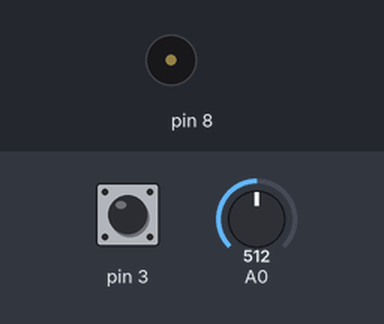
Bench run of a sketch on a simulated Arduino Uno, built with avr-gcc and run on an emulated ATmega328P. On the bench: buzzer (waves = sounding). The inputs (shaded band) are chosen by the test bench; at power-on: pin 3 HIGH, A0 = 512. EEPROM starts erased.

Above: at 1.2 s.
1.3 s: pin 3 pulsed LOW 2 times (0.12 s each, 0.3 s apart)
At 1.47 s:
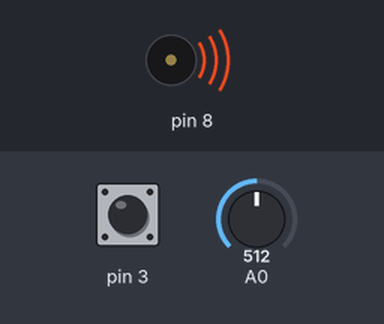
Timing chart, 0 to 4.3 s (numbered marks = the images above; inputs shaded):
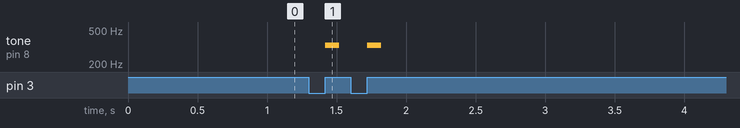

The sketch:

MARIO_2.ino
```cpp
#include "pitches.h"
#include <EEPROM.h>

int melody[] = {
  NOTE_E4,NOTE_E4,NOTE_E4,0,NOTE_C4,NOTE_E4,NOTE_G4,0,
  NOTE_C4,NOTE_G3,0,NOTE_E3,0,NOTE_A3,NOTE_B3,0,NOTE_AS3,NOTE_A3,
  NOTE_G3,NOTE_E4,NOTE_G4,NOTE_A4,NOTE_F4,NOTE_G4,0,NOTE_E4,NOTE_C4,NOTE_D4,NOTE_B3,
  NOTE_C4,NOTE_G3,0,NOTE_E3,0,NOTE_A3,NOTE_B3,0,NOTE_AS3,NOTE_A3,
  NOTE_G3,NOTE_E4,NOTE_G4,NOTE_A4,NOTE_F4,NOTE_G4,0,NOTE_E4,NOTE_C4,NOTE_D4,NOTE_B3
};

// note durations: 4 = quarter note, 8 = eighth note, etc.
int noteDurations[] = {
  10,5,10,13,10,5,4,4,
  3,10,8,8,13,5,10,13,10,5,
  8,8,8,8,10,10,13,5,10,10,5,
  3,10,8,8,13,5,10,13,10,5,
  8,8,8,8,10,10,13,5,10,10,5
};

int val;
void setup()
{
  Serial.begin(9600);
  pinMode(3,INPUT);
   val = EEPROM.read(1);
   if(val>=50) val = 0;
}

void loop() {
  if(digitalRead(3)==0)
  {
    delay(30);
    while(digitalRead(3)==0);
    {
      for (int thisNote = val; thisNote < 50; thisNote++)
      {
        int noteDuration = 1000 / noteDurations[thisNote];
        tone(8, melody[thisNote], noteDuration);
        int pauseBetweenNotes = noteDuration * 1.30;
        delay(pauseBetweenNotes);
        noTone(8);
        val++;
        EEPROM.write(1,val);
        if(val>=50) val = 0;
        if(analogRead(A0) >=300)
        {
          val = 0;
          break;
        }
        if(digitalRead(3)==0)
        {
          while(digitalRead(3)==0);
          delay(30);
          Serial.println(EEPROM.read(1));
          break;
        }
      }
    }
  }
}
```

pitches.h
```cpp
/*************************************************
 * Public Constants
 *************************************************/

#define NOTE_B0  31
#define NOTE_C1  33
#define NOTE_CS1 35
#define NOTE_D1  37
#define NOTE_DS1 39
#define NOTE_E1  41
#define NOTE_F1  44
#define NOTE_FS1 46
#define NOTE_G1  49
#define NOTE_GS1 52
#define NOTE_A1  55
#define NOTE_AS1 58
#define NOTE_B1  62
#define NOTE_C2  65
#define NOTE_CS2 69
#define NOTE_D2  73
#define NOTE_DS2 78
#define NOTE_E2  82
#define NOTE_F2  87
#define NOTE_FS2 93
#define NOTE_G2  98
#define NOTE_GS2 104
#define NOTE_A2  110
#define NOTE_AS2 117
#define NOTE_B2  123
#define NOTE_C3  131
#define NOTE_CS3 139
#define NOTE_D3  147
#define NOTE_DS3 156
#define NOTE_E3  165
#define NOTE_F3  175
#define NOTE_FS3 185
#define NOTE_G3  196
#define NOTE_GS3 208
#define NOTE_A3  220
#define NOTE_AS3 233
#define NOTE_B3  247
#define NOTE_C4  262
#define NOTE_CS4 277
#define NOTE_D4  294
#define NOTE_DS4 311
#define NOTE_E4  330
#define NOTE_F4  349
#define NOTE_FS4 370
#define NOTE_G4  392
#define NOTE_GS4 415
#define NOTE_A4  440
#define NOTE_AS4 466
#define NOTE_B4  494
#define NOTE_C5  523
#define NOTE_CS5 554
#define NOTE_D5  587
#define NOTE_DS5 622
#define NOTE_E5  659
#define NOTE_F5  698
#define NOTE_FS5 740
#define NOTE_G5  784
#define NOTE_GS5 831
#define NOTE_A5  880
#define NOTE_AS5 932
#define NOTE_B5  988
#define NOTE_C6  1047
#define NOTE_CS6 1109
#define NOTE_D6  1175
#define NOTE_DS6 1245
#define NOTE_E6  1319
#define NOTE_F6  1397
#define NOTE_FS6 1480
#define NOTE_G6  1568
#define NOTE_GS6 1661
#define NOTE_A6  1760
#define NOTE_AS6 1865
#define NOTE_B6  1976
#define NOTE_C7  2093
#define NOTE_CS7 2217
#define NOTE_D7  2349
#define NOTE_DS7 2489
#define NOTE_E7  2637
#define NOTE_F7  2794
#define NOTE_FS7 2960
#define NOTE_G7  3136
#define NOTE_GS7 3322
#define NOTE_A7  3520
#define NOTE_AS7 3729
#define NOTE_B7  3951
#define NOTE_C8  4186
#define NOTE_CS8 4435
#define NOTE_D8  4699
#define NOTE_DS8 4978
```

Measured:
- after the input at 1.3 s, tone on pin 8: alternates 330 Hz for 0.10 s and silent for 0.20 s, 4 changes in all, then stays silent, starting after 0.12 s
